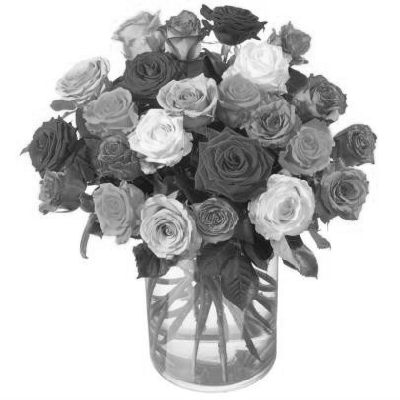
#> input picture Zestaw 3/Zad 4/roze.png, 400 x 400 px
$ python 'Zadanie 4 b.py'
#> lines starting #> are read from the running program, lines starting #| are printed output that depends on the picture; long printed decimals are rounded
from PIL import Image
import numpy as np
import matplotlib.pyplot as plt

# --- Wczytanie obrazu ---
img = Image.open("roze.png").convert("L")
#> img is the input picture: PIL image 400x400 L; min 15, max 255, mean 191.3
img_np = np.array(img)


# --- pomocnicza funkcja: średnia w przedziale ---
def class_mean(hist, start, end):
    if end <= start:
        return 0

    indices = np.arange(start, end)
    total_pixels = hist[start:end].sum()

    if total_pixels == 0:
        return 0

    return np.sum(indices * hist[start:end]) / total_pixels


# --- ITERACYJNY OTSU 3 KLASY ---
def otsu_3class_iterative(image, delta=2):
#> called with delta = 2
    hist, _ = np.histogram(image.flatten(), bins=256, range=(0, 256))
#> hist = 256 values, max 65484 at index 255, min 0 at index 0, mean 625

    T1, T2 = 80, 170

    while True:
        mu0 = class_mean(hist, 0, int(T1))
        mu1 = class_mean(hist, int(T1), int(T2))
        mu2 = class_mean(hist, int(T2), 256)

        new_T1 = (mu0 + mu1) / 2
        new_T2 = (mu1 + mu2) / 2

        if abs(new_T1 - T1) < delta and abs(new_T2 - T2) < delta:
            T1, T2 = new_T1, new_T2
            break

        T1, T2 = new_T1, new_T2
#> this loop made 6 passes
#> (mu0, mu1, mu2, new_T1, new_T2) on passes 1 to 6: (59.88, 121.1, 243.7, 90.48, 182.4), (66.72, 132.1, 246.8, 99.41, 189.5), (72.02, 140.4, 248.3, 106.2, 194.3), (75.43, 146, 249.1, 110.7, 197.6), (77.19, 149, 249.6, 113.1, 199.3), (78.53, 151.3, 249.9, 114.9, 200.6)

    return T1, T2


# --- liczenie progów ---
T1, T2 = otsu_3class_iterative(img_np)
#> T1 = 114.9; T2 = 200.6
print("T1:", T1)
#| T1: 114.911
print("T2:", T2)
#| T2: 200.605


# --- progowanie 3-klasowe ---
segmented = np.zeros_like(img_np)

segmented[(img_np >= 0) & (img_np < T1)] = 0
segmented[(img_np >= T1) & (img_np < T2)] = 128
segmented[(img_np >= T2)] = 255


# --- wizualizacja (tylko wynik) ---
plt.figure(figsize=(6, 5))
plt.imshow(segmented, cmap='gray')
plt.title("Otsu 3-klasowy (iteracyjny)")
plt.axis('off')
plt.show()
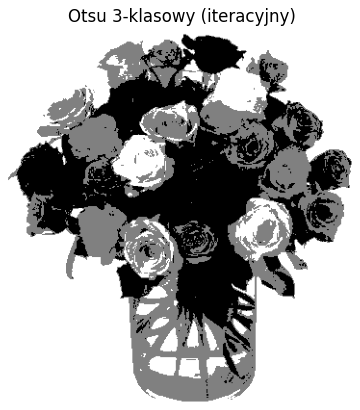
#> figure drawn by matplotlib, 1 panel


# --- zapis wyniku ---
Image.fromarray(segmented.astype(np.uint8)).save("b_otsu.png")
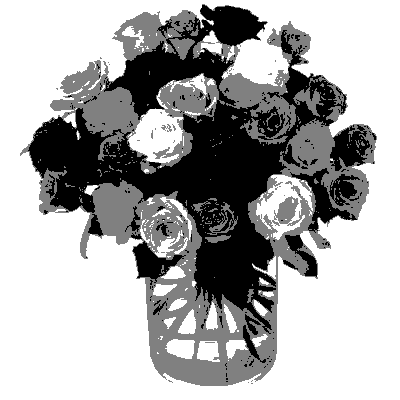
#> saved as b_otsu.png: PIL image 400x400 L; min 0, max 255, mean 171
